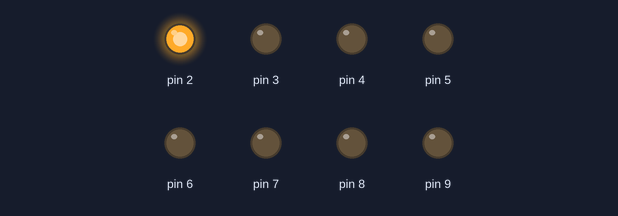
Bench run of a sketch on a simulated Arduino Uno, built with avr-gcc and run on an emulated ATmega328P. Shown: output pins drawn as LEDs (lit = HIGH). What the sketch prints to the serial monitor is not drawn.

Above: at 0.05 s.
At 0.45 s:
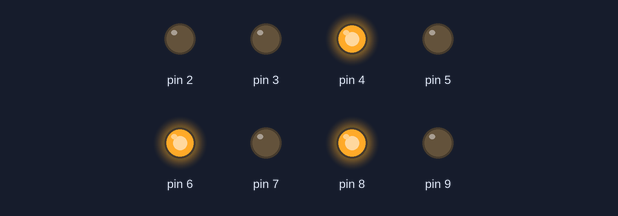
At 0.85 s:
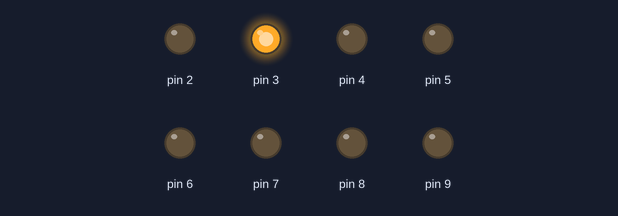
At 1.75 s:
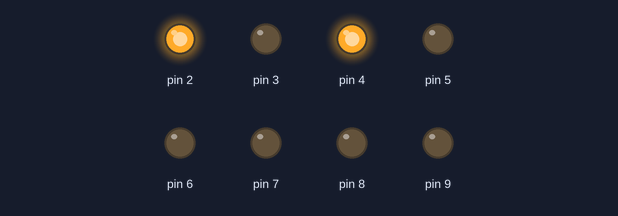
At 2.65 s:
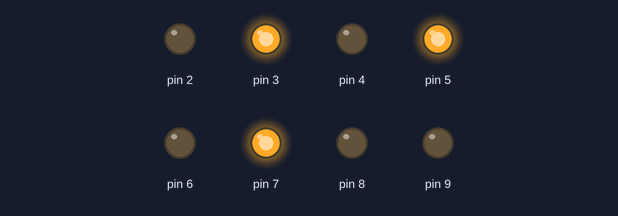
At 3.55 s:
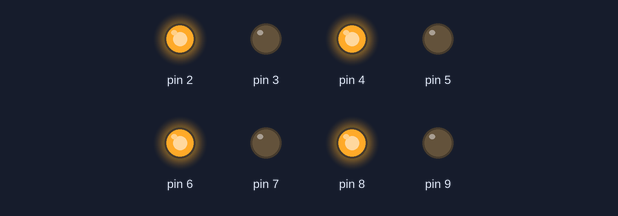
Timing chart, 0 to 3.9 s (numbered marks = the images above):
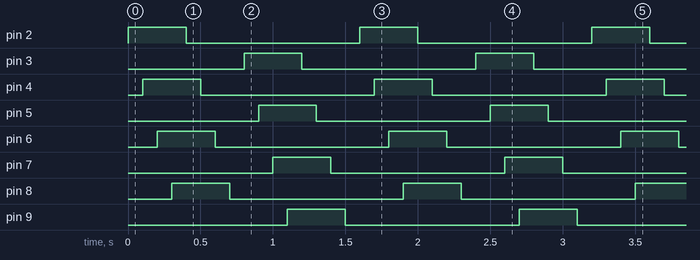

The sketch:

LED_ON2.ino
```cpp
// C++ code
//
void setup()
{
  Serial.begin(9600);
  Serial.println("touch Board");
  pinMode(2,OUTPUT);
  pinMode(3,OUTPUT);
  pinMode(4,OUTPUT);
  pinMode(5,OUTPUT);
  pinMode(6,OUTPUT);
  pinMode(7,OUTPUT);
  pinMode(8,OUTPUT);
  pinMode(9,OUTPUT);

}

void loop()
{

  for(int i = 2; i < 10; i+=2){
    digitalWrite(i, HIGH);
    delay(100);
  }

  for(int i = 2; i < 10; i+=2){
     digitalWrite(i, LOW);
    delay(100);
  }


  for(int i = 3; i < 10; i+=2){
     digitalWrite(i, HIGH);
    delay(100);
  }

  for(int i = 3; i < 10; i+=2){
       digitalWrite(i, LOW);
    delay(100);
  }
}
```

Measured:
- by itself, pin 2–9: alternates HIGH for 0.40 s and LOW for 1.2 s
- by itself, everything shown: repeats every 1.6 s, in 16 steps
